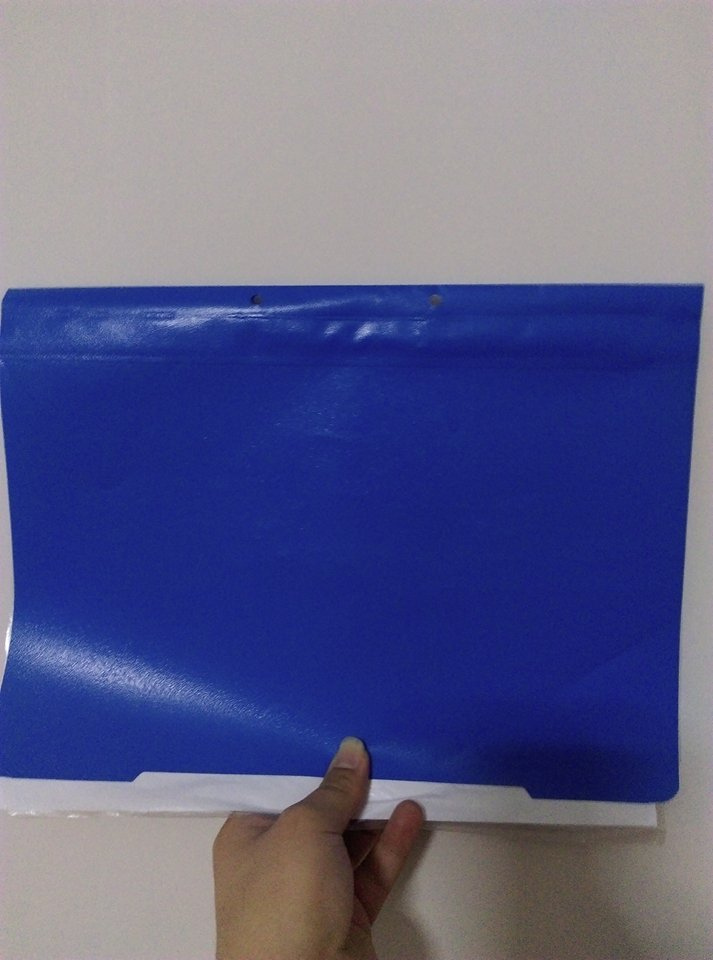
#> input picture img.jpg, 713 x 960 px
$ jupyter execute calisma3_3.ipynb   (shell and % lines are left out)   (Python 2 division)   (older library calls are emulated)
#> lines starting #> are read from the running program, lines starting #| are printed output that depends on the picture; after the words box and inside, x2 and y2 are one past the last pixel; in counts of white or black regions, pixels touching at a corner belong together
[cell 1]
import cv2
import numpy as np
import matplotlib.pylab as plt

[cell 2]
help(cv2.cvtColor)

[cell 3]
img = cv2.imread('img.jpg')
#> img is the input picture: shape (960, 713, 3); mean B, G, R 136.9, 95.7, 93.4
img = cv2.cvtColor(img,cv2.COLOR_BGR2RGB)

[cell 4]
img.shape
#> Out = (960, 713, 3)

[cell 5]
plt.figure(figsize=(10,22))
plt.imshow(img)
plt.show()

[cell 6]
rgb_lower_filter = (0,0,0)
rgb_upper_filter = (40,75,200)
mask = cv2.inRange(img, rgb_lower_filter, rgb_upper_filter)
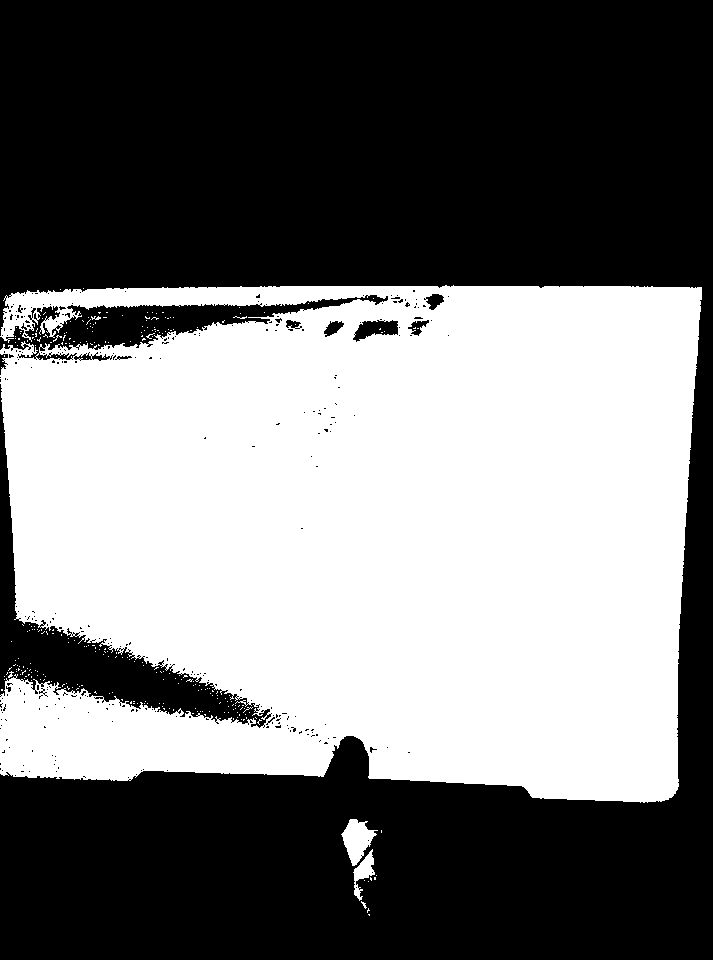
#> mask: shape (960, 713); 46.1% white; 277 white regions (273 under 20 px), largest, box (x1, y1, x2, y2) and area: (0, 285, 702, 803) 313812, (341, 819, 378, 866) 922, (353, 849, 375, 901) 452, (91, 316, 101, 320) 24
plt.figure(figsize=(20,10))
plt.axis("off")
plt.imshow(mask,cmap='gray')
plt.show()

[cell 7]
hsv = cv2.cvtColor(img,cv2.COLOR_RGB2HSV)
#> hsv: shape (960, 713, 3); mean H, S, V 82.8, 110.5, 142.4
plt.figure(figsize=(10,10))
plt.axis("off")
plt.imshow(hsv)
plt.show()

[cell 8]
hsv_lower_filter = (50,14,110)
hsv_upper_filter = (120,229,178)
mask = cv2.inRange(hsv, hsv_lower_filter, hsv_upper_filter)
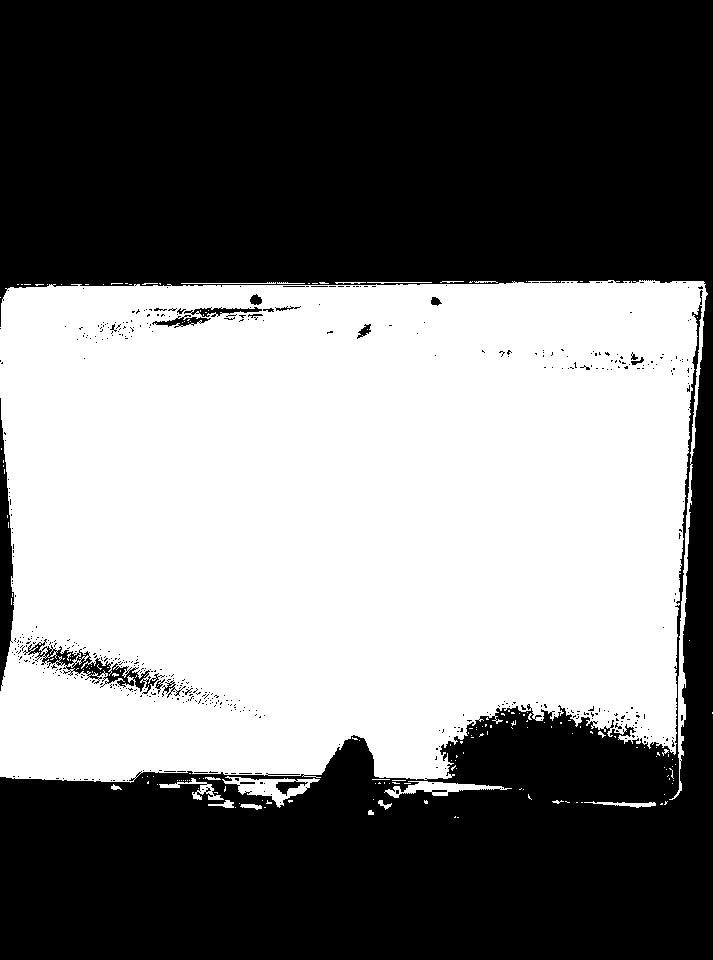
#> mask: shape (960, 713); 47.2% white; 184 white regions (164 under 20 px)
plt.figure(figsize=(10,10))
plt.axis("off")
plt.imshow(mask,cmap='gray')
plt.show()

[cell 9]
mask.shape
#> Out = (960, 713)

[cell 10]
_,contours,__= cv2.findContours(mask,cv2.RETR_EXTERNAL,cv2.CHAIN_APPROX_SIMPLE)
#> contours = 156 contours, 147 with area under 20; largest, box (x1, y1, x2, y2) and area: (0, 280, 708, 800) 321774, (222, 776, 320, 808) 1233, (384, 781, 512, 798) 750, (159, 778, 224, 800) 268, (584, 801, 656, 808) 142

[cell 11]
len(contours)
#> Out = 156

[cell 12]
center_list = []
radius_list = []
for cnt in contours:
    (x,y),radius= cv2.minEnclosingCircle(cnt)
    center_list.append((int(x),int(y)))
    radius_list.append(int(radius))
#> this loop made 156 passes
#> (x, y, radius) on passes 3, 5, 6: (370.5, 812.5, 2.92), (235, 807, 0.0001), (250.5, 807, 10.55)
#> after the loop, center_list = 156 pairs, first value 0 to 712, second value 281 to 817; radius_list = 156 values, max 430 at index 155, min 0 at index 0, mean 5.76
ix = np.argmax(radius_list)
#> ix = 155

[cell 13]
print 'Nesne Konumu : ',center_list[ix]
#| Nesne Konumu :  (352, 529)
print 'Nesne Büyüklüğü : ',radius_list[ix]
#| Nesne Büyüklüğü :  430

[cell 14]
out_image = img.copy()
cv2.circle(out_image,center_list[ix],radius_list[ix],(0,0,255),2)
plt.figure(figsize=(10,10))
#plt.axis("off")
plt.imshow(out_image)
plt.show()

[cell 15]
x,y,w,h = cv2.boundingRect(contours[ix])
#> x = 0; y = 280; w = 708; h = 520
out_image = img.copy()
cv2.rectangle(out_image,(x,y),(x+w,y+h),(0,255,255),2)
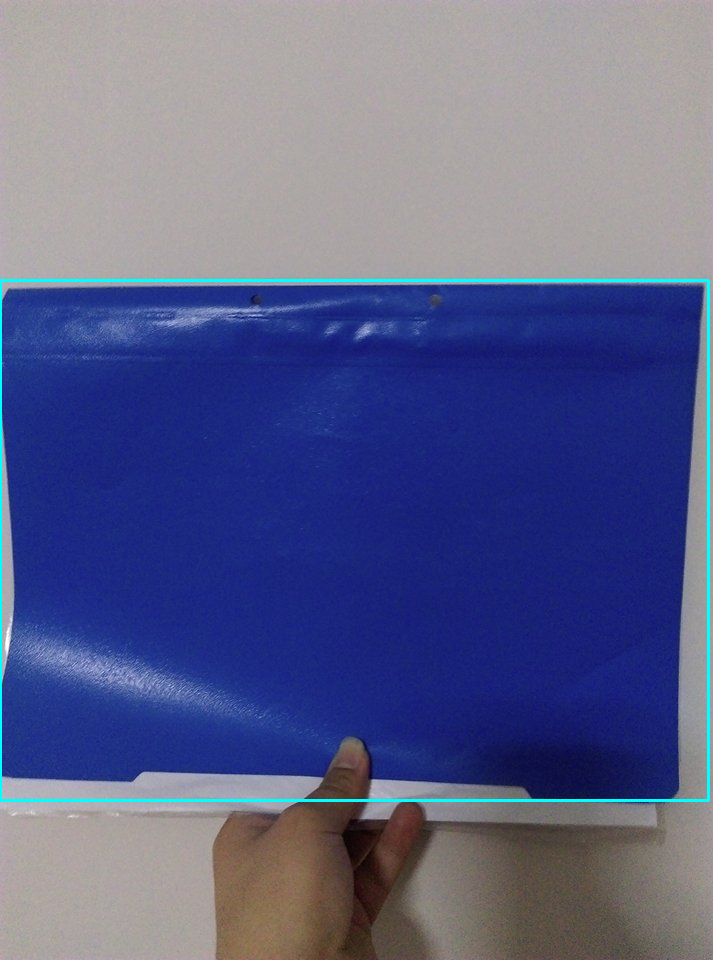
#> out_image: shape (960, 713, 3); mean R, G, B 91.9, 96.8, 137.8
print 'Kapsayan Dikdörtgen sol üst : ',(x,y)
#| Kapsayan Dikdörtgen sol üst :  (0, 280)
print 'Kapsayan Dikdörtgen En / Boy : ',(w,h)
#| Kapsayan Dikdörtgen En / Boy :  (708, 520)
